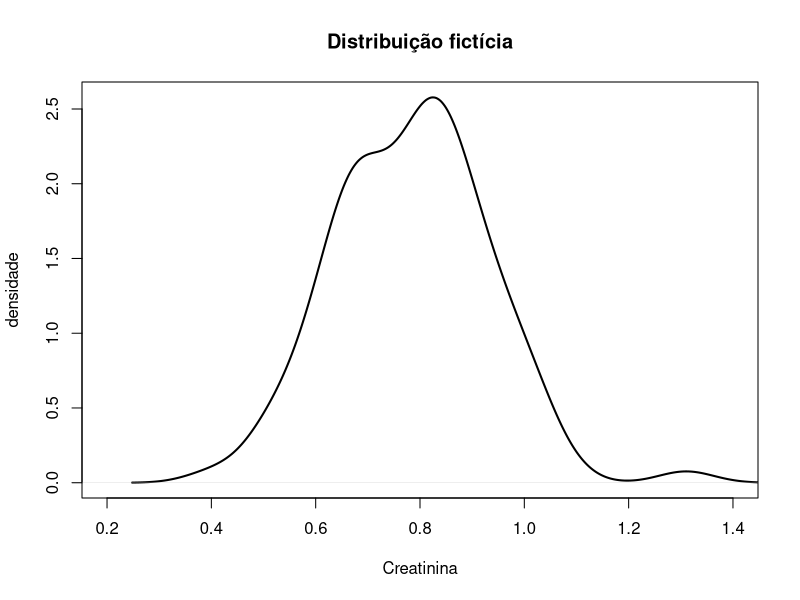

This chart was generated by the following R code: (Note: this script raises an error after producing the figure.)
# semente, para repetir este exemplo
set.seed(6092)
# numero de individuos
n <- 100
# assumindo que a distribuicao eh simetrica%
mu <- 0.8 # (0.5+1.1)/2
# assumindo que deram o intervalo de 95%
dp <- 0.15 # (1.1-0.5)/4
# cria a populacao e exibe o grafico
v <- rnorm(n,mu,dp)
d <- density(v)
plot (d, type="l", 
      main="Distribuição fictícia",
      xlim=c(mu-4*dp,mu+4*dp),
      xlab="Creatinina", 
      ylab="densidade", 
      lty=1, lwd=2)
cat("Verificação:\n")
cat("  média = ", round(mean(v.centrada),6),"\n", sep="")
cat("  dp = ", round(sd(v.centrada),6),"\n", sep="")
